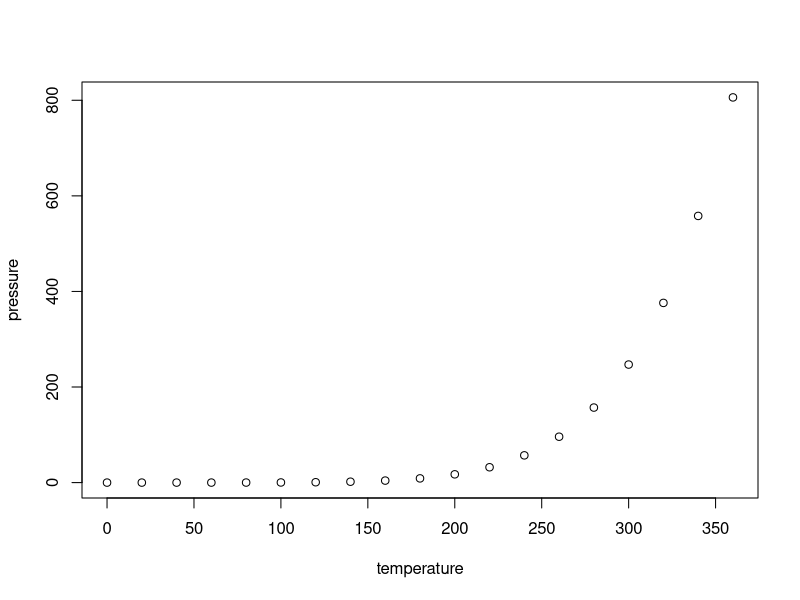
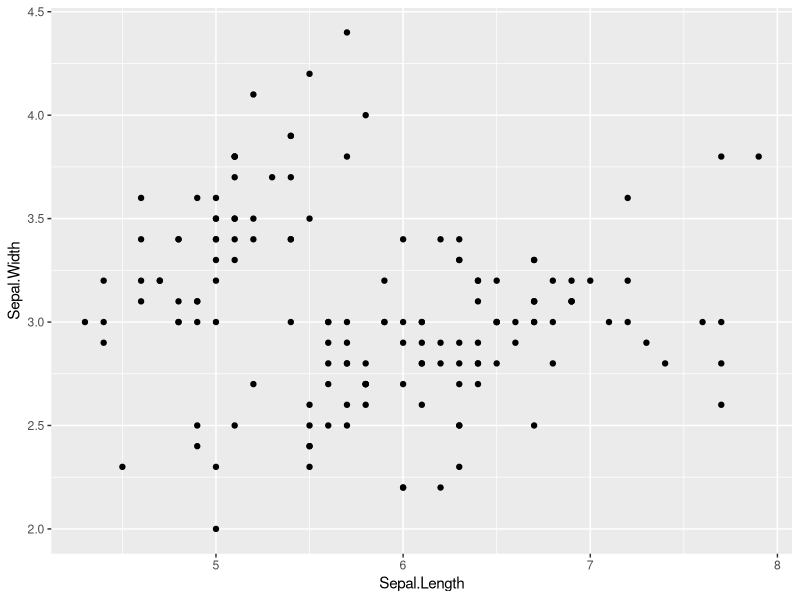

These figures' R source, in order:
## ---- chunk 1
knitr::opts_chunk$set(echo = TRUE)
## ---- chunk 2
summary(cars)
## ---- chunk 3
plot(pressure)
## ---- chunk 4
library(ggplot2)
ggplot(data = iris, aes(x = Sepal.Length, 
                        y = Sepal.Width)) + 
  geom_point()
## ---- chunk 5
# read.table()
